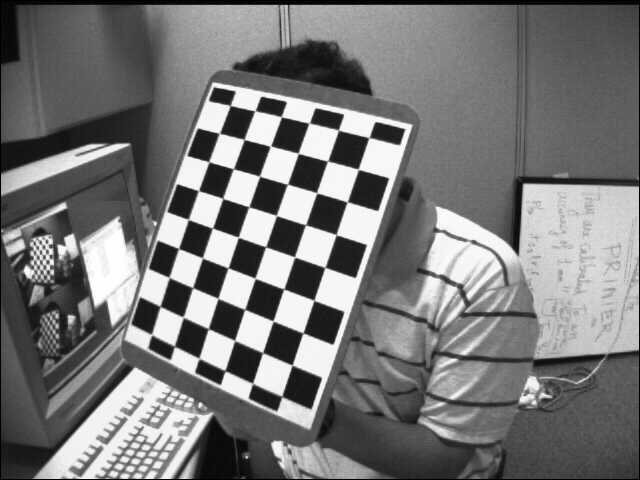
#> input picture imgproc/Лабораторная7/left07.jpg, 640 x 480 px
$ jupyter execute main.ipynb
#> lines starting #> are read from the running program, lines starting #| are printed output that depends on the picture; after the words box and inside, x2 and y2 are one past the last pixel; in counts of white or black regions, pixels touching at a corner belong together
[cell 1]
import cv2 as cv
import numpy as np
import matplotlib.pyplot as plt

# Загрузка изображения и шаблона
image = cv.imread('./left07.jpg')
#> image is the input picture: shape (480, 640, 3); min 0, max 255, mean 119.5
template = cv.imread('tmpl.png')
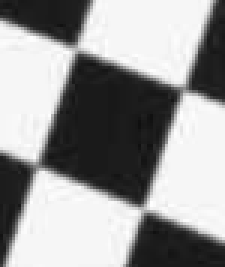
#> input picture imgproc/Лабораторная7/tmpl.png, 75 x 89 px (shown 3 times larger)
#> template is the input picture: shape (89, 75, 3); min 15, max 254, mean 153.3

# Конвертация в оттенки серого для лучшего распознавания
image_gray = cv.cvtColor(image, cv.COLOR_BGR2GRAY)
template_gray = cv.cvtColor(template, cv.COLOR_BGR2GRAY)

# Получение размеров шаблона
h, w = template_gray.shape
#> h = 89; w = 75

# ===== МЕТОД 1: Сопоставление с шаблоном (Template Matching) =====
print("=== МЕТОД 1: Template Matching ===")

# Список методов сопоставления
methods = [
    ('TM_CCOEFF', cv.TM_CCOEFF),
    ('TM_CCOEFF_NORMED', cv.TM_CCOEFF_NORMED),
    ('TM_CCORR', cv.TM_CCORR),
    ('TM_CCORR_NORMED', cv.TM_CCORR_NORMED),
    ('TM_SQDIFF', cv.TM_SQDIFF),
    ('TM_SQDIFF_NORMED', cv.TM_SQDIFF_NORMED)
]

# Создаем копию изображения для отображения результатов
result_image = image.copy()

# Выбираем лучший метод (обычно TM_CCOEFF_NORMED дает хорошие результаты)
method_name, method = methods[1]  # TM_CCOEFF_NORMED

# Применяем сопоставление с шаблоном
result = cv.matchTemplate(image_gray, template_gray, method)
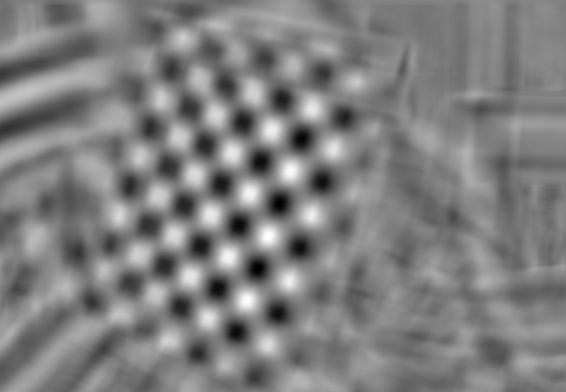
#> result: shape (392, 566) float32; min -0.735, max 0.736, mean -0.000589; drawn with min black and max white

# Находим наилучшее совпадение
min_val, max_val, min_loc, max_loc = cv.minMaxLoc(result)
#> min_val = -0.735; max_val = 0.736; min_loc = (258, 267); max_loc = (268, 235)

# Для методов SQDIFF наименьшее значение = лучшее совпадение
if method in [cv.TM_SQDIFF, cv.TM_SQDIFF_NORMED]:
    top_left = min_loc
    match_value = min_val
else:
    top_left = max_loc
#> top_left = (268, 235)
    match_value = max_val
#> match_value = 0.736

bottom_right = (top_left[0] + w, top_left[1] + h)
#> bottom_right = (343, 324)

# Рисуем прямоугольник вокруг найденного шаблона
cv.rectangle(result_image, top_left, bottom_right, (0, 255, 0), 3)
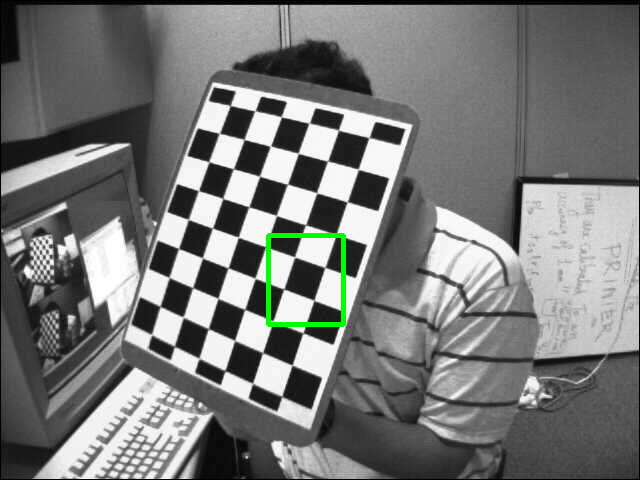
#> result_image: shape (480, 640, 3); 0.53% of pixels changed, all inside (x1, y1, x2, y2) = (266, 233, 346, 327)

print(f"Метод: {method_name}")
print(f"Значение совпадения: {match_value:.3f}")
#| Значение совпадения: 0.736
print(f"Позиция: {top_left}")
#| Позиция: (268, 235)

# Визуализация результатов
plt.figure(figsize=(15, 10))

# Исходное изображение
plt.subplot(2, 3, 1)
plt.imshow(cv.cvtColor(image, cv.COLOR_BGR2RGB))
plt.title("Исходное изображение")
plt.axis("off")

# Шаблон
plt.subplot(2, 3, 2)
plt.imshow(cv.cvtColor(template, cv.COLOR_BGR2RGB))
plt.title("Шаблон (tmpl.png)")
plt.axis("off")

# Результат сопоставления (тепловая карта)
plt.subplot(2, 3, 3)
plt.imshow(result, cmap='hot')
plt.colorbar()
plt.title(f"Результат сопоставления ({method_name})")
plt.axis("off")

# Результат с прямоугольником
plt.subplot(2, 3, 4)
plt.imshow(cv.cvtColor(result_image, cv.COLOR_BGR2RGB))
plt.title("Найденный шаблон")
plt.axis("off")

plt.tight_layout()
plt.show()
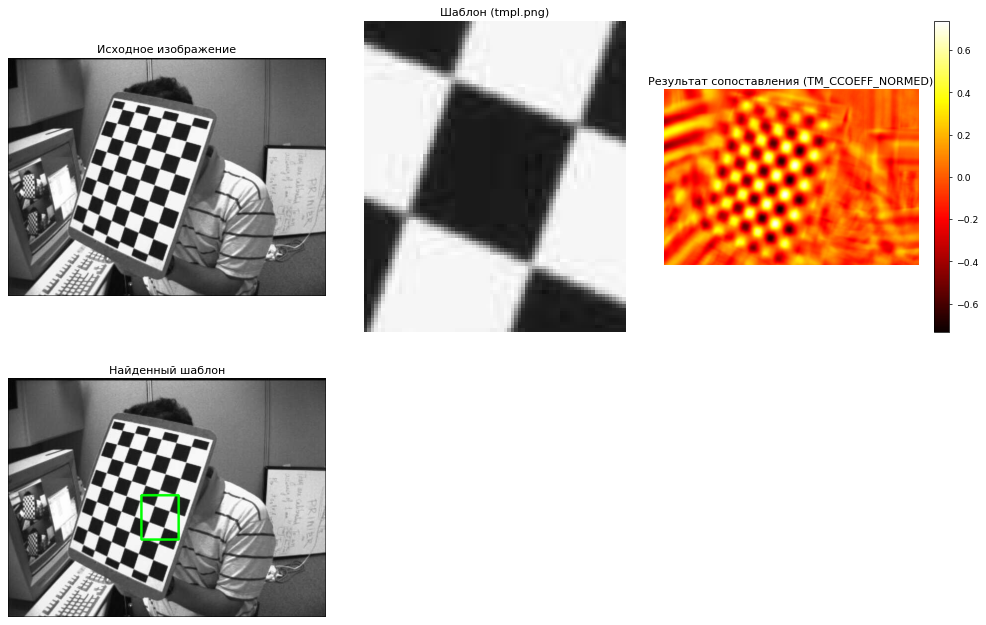
#> figure drawn by matplotlib, 5 panels


result_all = cv.matchTemplate(image_gray, template_gray, cv.TM_CCOEFF_NORMED)

# Задаем порог совпадения (чем выше, тем точнее)
threshold = 0.7
locations = np.where(result_all >= threshold)
#> locations = 102 positions, rows 168 to 303, columns 244 to 292

# Создаем копию для отображения всех совпадений
image_all_matches = image.copy()

# Рисуем прямоугольники вокруг всех найденных совпадений
for pt in zip(*locations[::-1]):
    cv.rectangle(image_all_matches, pt, (pt[0] + w, pt[1] + h), (0, 255, 0), 2)
#> this loop made 102 passes
#> pt on passes 1 to 12: (290, 168), (288, 169), (289, 169), (290, 169), (291, 169), (292, 169), (288, 170), (289, 170), (290, 170), (291, 170), (292, 170), (288, 171)
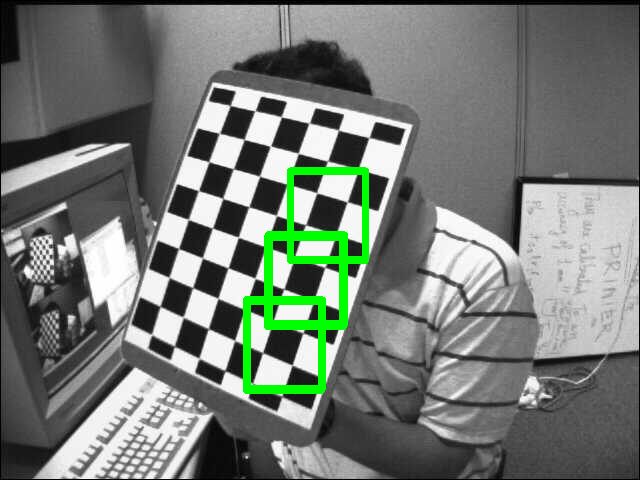
#> image_all_matches: shape (480, 640, 3); 2.59% of pixels changed, all inside (x1, y1, x2, y2) = (243, 167, 369, 394)

print(f"Найдено совпадений выше порога {threshold}: {len(locations[0])}")
#| Найдено совпадений выше порога 0.7: 102

plt.figure(figsize=(12, 6))
plt.subplot(1, 2, 1)
plt.imshow(cv.cvtColor(image, cv.COLOR_BGR2RGB))
plt.title("Исходное изображение")
plt.axis("off")

plt.subplot(1, 2, 2)
plt.imshow(cv.cvtColor(image_all_matches, cv.COLOR_BGR2RGB))
plt.title(f"Все совпадения (порог = {threshold})")
plt.axis("off")
plt.show()
